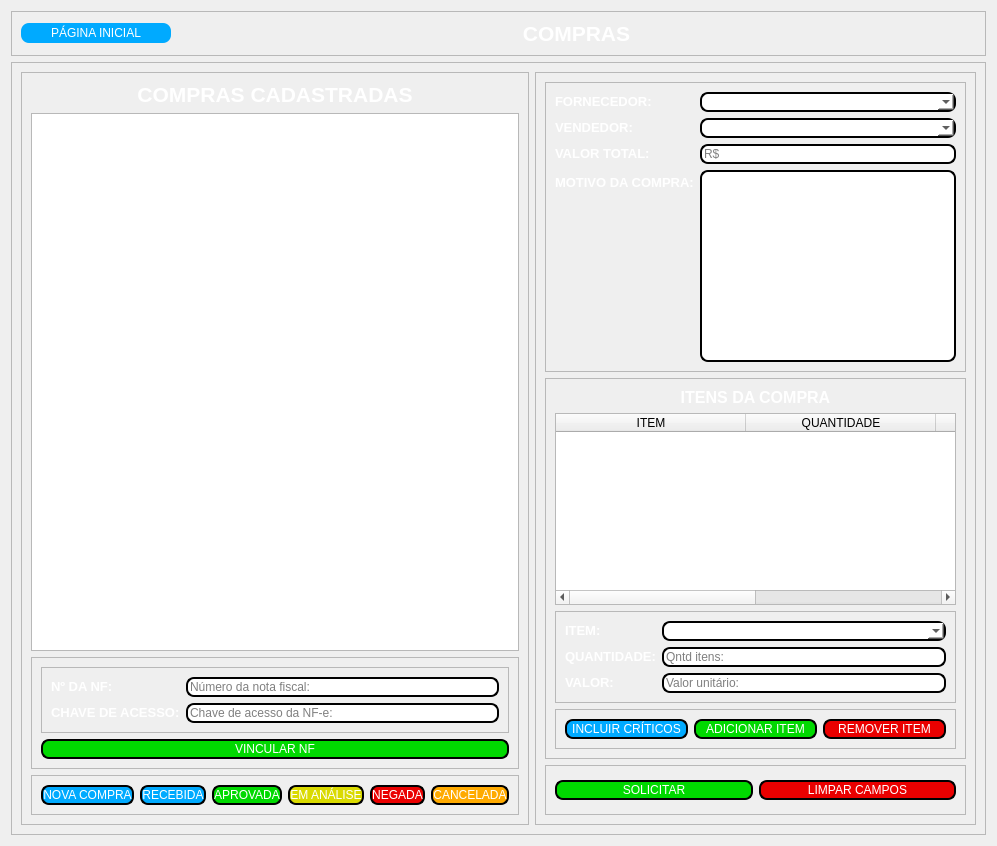
         <widget class="QWidget" name="page_10">
          <layout class="QVBoxLayout" name="verticalLayout_30">
           <item>
            <widget class="QFrame" name="frame_compras_titulo">
             <property name="frameShape">
              <enum>QFrame::StyledPanel</enum>
             </property>
             <property name="frameShadow">
              <enum>QFrame::Raised</enum>
             </property>
             <layout class="QHBoxLayout" name="horizontalLayout_35">
              <item>
               <widget class="QPushButton" name="btn_compras_pg_inicial">
                <property name="minimumSize">
                 <size>
                  <width>100</width>
                  <height>20</height>
                 </size>
                </property>
                <property name="maximumSize">
                 <size>
                  <width>150</width>
                  <height>16777215</height>
                 </size>
                </property>
                <property name="styleSheet">
                 <string notr="true">background-color: rgb(0, 170, 255);
color: rgb(255, 255, 255);
border-radius: 8px;
border: 0px;</string>
                </property>
                <property name="text">
                 <string>PÁGINA INICIAL</string>
                </property>
               </widget>
              </item>
              <item>
               <widget class="QLabel" name="lbl_compras_titulo">
                <property name="text">
                 <string>&lt;html&gt;&lt;head/&gt;&lt;body&gt;&lt;p align=&quot;center&quot;&gt;&lt;span style=&quot; font-size:16pt; font-weight:600; color:#ffffff;&quot;&gt;COMPRAS&lt;/span&gt;&lt;/p&gt;&lt;/body&gt;&lt;/html&gt;</string>
                </property>
               </widget>
              </item>
             </layout>
            </widget>
           </item>
           <item>
            <widget class="QFrame" name="frame_compras_info">
             <property name="minimumSize">
              <size>
               <width>0</width>
               <height>600</height>
              </size>
             </property>
             <property name="frameShape">
              <enum>QFrame::StyledPanel</enum>
             </property>
             <property name="frameShadow">
              <enum>QFrame::Raised</enum>
             </property>
             <layout class="QHBoxLayout" name="horizontalLayout_34">
              <item>
               <widget class="QFrame" name="frame_compras_cadastradas">
                <property name="frameShape">
                 <enum>QFrame::StyledPanel</enum>
                </property>
                <property name="frameShadow">
                 <enum>QFrame::Raised</enum>
                </property>
                <layout class="QVBoxLayout" name="verticalLayout_24">
                 <item>
                  <widget class="QLabel" name="lbl_compras_cadastradas_titulo">
                   <property name="text">
                    <string>&lt;html&gt;&lt;head/&gt;&lt;body&gt;&lt;p align=&quot;center&quot;&gt;&lt;span style=&quot; font-size:16pt; font-weight:600; color:#ffffff;&quot;&gt;COMPRAS CADASTRADAS&lt;/span&gt;&lt;/p&gt;&lt;/body&gt;&lt;/html&gt;</string>
                   </property>
                  </widget>
                 </item>
                 <item>
                  <widget class="QTreeWidget" name="tree_compras_cadastradas">
                   <property name="font">
                    <font>
                     <pointsize>16</pointsize>
                    </font>
                   </property>
                   <property name="styleSheet">
                    <string notr="true">QTreeWidget::item {
	color: white;
}</string>
                   </property>
                   <property name="headerHidden">
                    <bool>true</bool>
                   </property>
                   <column>
                    <property name="text">
                     <string notr="true">1</string>
                    </property>
                   </column>
                  </widget>
                 </item>
                 <item>
                  <widget class="QFrame" name="frame_compras_vinc_nf">
                   <property name="minimumSize">
                    <size>
                     <width>0</width>
                     <height>80</height>
                    </size>
                   </property>
                   <property name="frameShape">
                    <enum>QFrame::StyledPanel</enum>
                   </property>
                   <property name="frameShadow">
                    <enum>QFrame::Raised</enum>
                   </property>
                   <layout class="QVBoxLayout" name="verticalLayout_29">
                    <item>
                     <widget class="QFrame" name="frame_compras_vinc_nf_info">
                      <property name="frameShape">
                       <enum>QFrame::StyledPanel</enum>
                      </property>
                      <property name="frameShadow">
                       <enum>QFrame::Raised</enum>
                      </property>
                      <layout class="QFormLayout" name="formLayout_6">
                       <item row="0" column="0">
                        <widget class="QLabel" name="lbl_compras_cadastro_nf">
                         <property name="text">
                          <string>&lt;html&gt;&lt;head/&gt;&lt;body&gt;&lt;p&gt;&lt;span style=&quot; font-size:10pt; font-weight:600; color:#ffffff;&quot;&gt;Nº DA NF:&lt;/span&gt;&lt;/p&gt;&lt;/body&gt;&lt;/html&gt;</string>
                         </property>
                        </widget>
                       </item>
                       <item row="0" column="1">
                        <widget class="QLineEdit" name="edit_compras_cadastro_nf">
                         <property name="styleSheet">
                          <string notr="true">border-radius: 8px;
border:  2px solid black;
background-color: rgb(255, 255, 255);</string>
                         </property>
                         <property name="placeholderText">
                          <string>Número da nota fiscal:</string>
                         </property>
                        </widget>
                       </item>
                       <item row="1" column="0">
                        <widget class="QLabel" name="lbl_compras_cadastro_nf_chave">
                         <property name="text">
                          <string>&lt;html&gt;&lt;head/&gt;&lt;body&gt;&lt;p&gt;&lt;span style=&quot; font-size:10pt; font-weight:600; color:#ffffff;&quot;&gt;CHAVE DE ACESSO:&lt;/span&gt;&lt;/p&gt;&lt;/body&gt;&lt;/html&gt;</string>
                         </property>
                        </widget>
                       </item>
                       <item row="1" column="1">
                        <widget class="QLineEdit" name="edit_compras_cadastro_nf_chave">
                         <property name="styleSheet">
                          <string notr="true">border-radius: 8px;
border:  2px solid black;
background-color: rgb(255, 255, 255);</string>
                         </property>
                         <property name="placeholderText">
                          <string>Chave de acesso da NF-e:</string>
                         </property>
                        </widget>
                       </item>
                      </layout>
                     </widget>
                    </item>
                    <item>
                     <widget class="QPushButton" name="btn_compras_cadastro_vinc_nf">
                      <property name="minimumSize">
                       <size>
                        <width>0</width>
                        <height>20</height>
                       </size>
                      </property>
                      <property name="styleSheet">
                       <string notr="true">color: rgb(255, 255, 255);
border-radius: 8px;
border: 2px solid black;
background-color: rgb(0, 217, 0);</string>
                      </property>
                      <property name="text">
                       <string>VINCULAR NF</string>
                      </property>
                     </widget>
                    </item>
                   </layout>
                  </widget>
                 </item>
                 <item>
                  <widget class="QFrame" name="frame_compras_cadastradas_action">
                   <property name="frameShape">
                    <enum>QFrame::StyledPanel</enum>
                   </property>
                   <property name="frameShadow">
                    <enum>QFrame::Raised</enum>
                   </property>
                   <layout class="QHBoxLayout" name="horizontalLayout_38">
                    <item>
                     <widget class="QPushButton" name="btn_compras_nova_compra">
                      <property name="minimumSize">
                       <size>
                        <width>0</width>
                        <height>20</height>
                       </size>
                      </property>
                      <property name="styleSheet">
                       <string notr="true">background-color: rgb(0, 170, 255);
color: rgb(255, 255, 255);
border-radius: 8px;
border: 2px solid black;</string>
                      </property>
                      <property name="text">
                       <string>NOVA COMPRA</string>
                      </property>
                     </widget>
                    </item>
                    <item>
                     <widget class="QPushButton" name="btn_compras_set_recebida">
                      <property name="minimumSize">
                       <size>
                        <width>0</width>
                        <height>20</height>
                       </size>
                      </property>
                      <property name="styleSheet">
                       <string notr="true">background-color: rgb(0, 170, 255);
color: rgb(255, 255, 255);
border-radius: 8px;
border: 2px solid black;</string>
                      </property>
                      <property name="text">
                       <string>RECEBIDA</string>
                      </property>
                     </widget>
                    </item>
                    <item>
                     <widget class="QPushButton" name="btn_compras_set_aprovada">
                      <property name="minimumSize">
                       <size>
                        <width>0</width>
                        <height>20</height>
                       </size>
                      </property>
                      <property name="styleSheet">
                       <string notr="true">color: rgb(255, 255, 255);
border-radius: 8px;
border: 2px solid black;
background-color: rgb(0, 217, 0);</string>
                      </property>
                      <property name="text">
                       <string>APROVADA</string>
                      </property>
                     </widget>
                    </item>
                    <item>
                     <widget class="QPushButton" name="btn_compras_set_analise">
                      <property name="minimumSize">
                       <size>
                        <width>0</width>
                        <height>20</height>
                       </size>
                      </property>
                      <property name="styleSheet">
                       <string notr="true">color: rgb(255, 255, 255);
border-radius: 8px;
border: 2px solid black;
background-color: rgb(218, 218, 0);</string>
                      </property>
                      <property name="text">
                       <string>EM ANÁLISE</string>
                      </property>
                     </widget>
                    </item>
                    <item>
                     <widget class="QPushButton" name="btn_compras_set_negada">
                      <property name="minimumSize">
                       <size>
                        <width>0</width>
                        <height>20</height>
                       </size>
                      </property>
                      <property name="styleSheet">
                       <string notr="true">color: rgb(255, 255, 255);
border-radius: 8px;
border: 2px solid black;
background-color: rgb(234, 0, 0);</string>
                      </property>
                      <property name="text">
                       <string>NEGADA</string>
                      </property>
                     </widget>
                    </item>
                    <item>
                     <widget class="QPushButton" name="btn_compras_set_cancelada">
                      <property name="minimumSize">
                       <size>
                        <width>0</width>
                        <height>20</height>
                       </size>
                      </property>
                      <property name="styleSheet">
                       <string notr="true">color: rgb(255, 255, 255);
border-radius: 8px;
border: 2px solid black;
background-color: rgb(255, 170, 0);</string>
                      </property>
                      <property name="text">
                       <string>CANCELADA</string>
                      </property>
                     </widget>
                    </item>
                   </layout>
                  </widget>
                 </item>
                </layout>
               </widget>
              </item>
              <item>
               <widget class="QFrame" name="frame_compras_cadastro">
                <property name="minimumSize">
                 <size>
                  <width>375</width>
                  <height>0</height>
                 </size>
                </property>
                <property name="frameShape">
                 <enum>QFrame::StyledPanel</enum>
                </property>
                <property name="frameShadow">
                 <enum>QFrame::Raised</enum>
                </property>
                <layout class="QVBoxLayout" name="verticalLayout_23">
                 <item>
                  <widget class="QFrame" name="frame_compras_cadastro_info">
                   <property name="frameShape">
                    <enum>QFrame::StyledPanel</enum>
                   </property>
                   <property name="frameShadow">
                    <enum>QFrame::Raised</enum>
                   </property>
                   <layout class="QFormLayout" name="formLayout_3">
                    <item row="0" column="0">
                     <widget class="QLabel" name="lbl_comrpas_cadastro_forn">
                      <property name="text">
                       <string>&lt;html&gt;&lt;head/&gt;&lt;body&gt;&lt;p&gt;&lt;span style=&quot; font-size:10pt; font-weight:600; color:#ffffff;&quot;&gt;FORNECEDOR:&lt;/span&gt;&lt;/p&gt;&lt;/body&gt;&lt;/html&gt;</string>
                      </property>
                     </widget>
                    </item>
                    <item row="0" column="1">
                     <widget class="QComboBox" name="box_compras_cadastro_forn">
                      <property name="styleSheet">
                       <string notr="true">border-radius: 8px;
border:  2px solid black;
background-color: rgb(255, 255, 255);</string>
                      </property>
                     </widget>
                    </item>
                    <item row="1" column="0">
                     <widget class="QLabel" name="lbl_compras_cadastro_vendedor">
                      <property name="text">
                       <string>&lt;html&gt;&lt;head/&gt;&lt;body&gt;&lt;p&gt;&lt;span style=&quot; font-size:10pt; font-weight:600; color:#ffffff;&quot;&gt;VENDEDOR:&lt;/span&gt;&lt;/p&gt;&lt;/body&gt;&lt;/html&gt;</string>
                      </property>
                     </widget>
                    </item>
                    <item row="1" column="1">
                     <widget class="QComboBox" name="box_compras_cadastro_vendedor">
                      <property name="styleSheet">
                       <string notr="true">border-radius: 8px;
border:  2px solid black;
background-color: rgb(255, 255, 255);</string>
                      </property>
                     </widget>
                    </item>
                    <item row="2" column="0">
                     <widget class="QLabel" name="lbl_compras_cadastro_valor_total">
                      <property name="text">
                       <string>&lt;html&gt;&lt;head/&gt;&lt;body&gt;&lt;p&gt;&lt;span style=&quot; font-size:10pt; font-weight:600; color:#ffffff;&quot;&gt;VALOR TOTAL:&lt;/span&gt;&lt;/p&gt;&lt;/body&gt;&lt;/html&gt;</string>
                      </property>
                     </widget>
                    </item>
                    <item row="2" column="1">
                     <widget class="QLineEdit" name="edit_compras_cadastro_valor_total">
                      <property name="styleSheet">
                       <string notr="true">border-radius: 8px;
border:  2px solid black;
background-color: rgb(255, 255, 255);</string>
                      </property>
                      <property name="readOnly">
                       <bool>true</bool>
                      </property>
                      <property name="placeholderText">
                       <string>R$</string>
                      </property>
                     </widget>
                    </item>
                    <item row="3" column="0">
                     <widget class="QLabel" name="lbl_compras_cadastro_motivo">
                      <property name="text">
                       <string>&lt;html&gt;&lt;head/&gt;&lt;body&gt;&lt;p&gt;&lt;span style=&quot; font-size:10pt; font-weight:600; color:#ffffff;&quot;&gt;MOTIVO DA COMPRA:&lt;/span&gt;&lt;/p&gt;&lt;/body&gt;&lt;/html&gt;</string>
                      </property>
                     </widget>
                    </item>
                    <item row="3" column="1">
                     <widget class="QTextBrowser" name="txt_compras_cadastro_motivo">
                      <property name="styleSheet">
                       <string notr="true">border-radius: 8px;
border:  2px solid black;
background-color: rgb(255, 255, 255);</string>
                      </property>
                      <property name="readOnly">
                       <bool>false</bool>
                      </property>
                     </widget>
                    </item>
                   </layout>
                  </widget>
                 </item>
                 <item>
                  <widget class="QFrame" name="frame_compras_itens">
                   <property name="frameShape">
                    <enum>QFrame::StyledPanel</enum>
                   </property>
                   <property name="frameShadow">
                    <enum>QFrame::Raised</enum>
                   </property>
                   <layout class="QVBoxLayout" name="verticalLayout_25">
                    <item>
                     <widget class="QLabel" name="lbl_comrpas_itens_titulo">
                      <property name="text">
                       <string>&lt;html&gt;&lt;head/&gt;&lt;body&gt;&lt;p align=&quot;center&quot;&gt;&lt;span style=&quot; font-size:12pt; font-weight:600; color:#ffffff;&quot;&gt;ITENS DA COMPRA&lt;/span&gt;&lt;/p&gt;&lt;/body&gt;&lt;/html&gt;</string>
                      </property>
                     </widget>
                    </item>
                    <item>
                     <widget class="QTableWidget" name="table_compras_itens">
                      <property name="styleSheet">
                       <string notr="true">QTableWidget::item {
	color: white;
}</string>
                      </property>
                      <attribute name="horizontalHeaderDefaultSectionSize">
                       <number>190</number>
                      </attribute>
                      <attribute name="horizontalHeaderStretchLastSection">
                       <bool>true</bool>
                      </attribute>
                      <column>
                       <property name="text">
                        <string>ITEM</string>
                       </property>
                      </column>
                      <column>
                       <property name="text">
                        <string>QUANTIDADE</string>
                       </property>
                      </column>
                      <column>
                       <property name="text">
                        <string>VALOR UNITÁRIO</string>
                       </property>
                      </column>
                      <column>
                       <property name="text">
                        <string>VALOR TOTAL</string>
                       </property>
                      </column>
                     </widget>
                    </item>
                    <item>
                     <widget class="QFrame" name="frame_compras_itens_info">
                      <property name="frameShape">
                       <enum>QFrame::StyledPanel</enum>
                      </property>
                      <property name="frameShadow">
                       <enum>QFrame::Raised</enum>
                      </property>
                      <layout class="QFormLayout" name="formLayout_4">
                       <item row="0" column="0">
                        <widget class="QLabel" name="lbl_compras_itens_item">
                         <property name="text">
                          <string>&lt;html&gt;&lt;head/&gt;&lt;body&gt;&lt;p&gt;&lt;span style=&quot; font-size:10pt; font-weight:600; color:#ffffff;&quot;&gt;ITEM:&lt;/span&gt;&lt;/p&gt;&lt;/body&gt;&lt;/html&gt;</string>
                         </property>
                        </widget>
                       </item>
                       <item row="0" column="1">
                        <widget class="QComboBox" name="box_compras_itens_item">
                         <property name="styleSheet">
                          <string notr="true">border-radius: 8px;
border:  2px solid black;
background-color: rgb(255, 255, 255);</string>
                         </property>
                        </widget>
                       </item>
                       <item row="2" column="1">
                        <widget class="QLineEdit" name="edit_compras_itens_valor">
                         <property name="styleSheet">
                          <string notr="true">border-radius: 8px;
border:  2px solid black;
background-color: rgb(255, 255, 255);</string>
                         </property>
                         <property name="placeholderText">
                          <string>Valor unitário:</string>
                         </property>
                        </widget>
                       </item>
                       <item row="2" column="0">
                        <widget class="QLabel" name="lbl_compras_itens_valor">
                         <property name="text">
                          <string>&lt;html&gt;&lt;head/&gt;&lt;body&gt;&lt;p&gt;&lt;span style=&quot; font-size:10pt; font-weight:600; color:#ffffff;&quot;&gt;VALOR:&lt;/span&gt;&lt;/p&gt;&lt;/body&gt;&lt;/html&gt;</string>
                         </property>
                        </widget>
                       </item>
                       <item row="1" column="0">
                        <widget class="QLabel" name="lbl_compras_itens_qntd">
                         <property name="text">
                          <string>&lt;html&gt;&lt;head/&gt;&lt;body&gt;&lt;p&gt;&lt;span style=&quot; font-size:10pt; font-weight:600; color:#ffffff;&quot;&gt;QUANTIDADE:&lt;/span&gt;&lt;/p&gt;&lt;/body&gt;&lt;/html&gt;</string>
                         </property>
                        </widget>
                       </item>
                       <item row="1" column="1">
                        <widget class="QLineEdit" name="edit_compras_itens_qntd">
                         <property name="styleSheet">
                          <string notr="true">border-radius: 8px;
border:  2px solid black;
background-color: rgb(255, 255, 255);</string>
                         </property>
                         <property name="placeholderText">
                          <string>Qntd itens:</string>
                         </property>
                        </widget>
                       </item>
                      </layout>
                     </widget>
                    </item>
                    <item>
                     <widget class="QFrame" name="frame_compras_itens_action">
                      <property name="frameShape">
                       <enum>QFrame::StyledPanel</enum>
                      </property>
                      <property name="frameShadow">
                       <enum>QFrame::Raised</enum>
                      </property>
                      <layout class="QHBoxLayout" name="horizontalLayout_37">
                       <item>
                        <widget class="QPushButton" name="btn_compras_itens_incluir_criticos">
                         <property name="minimumSize">
                          <size>
                           <width>0</width>
                           <height>20</height>
                          </size>
                         </property>
                         <property name="styleSheet">
                          <string notr="true">background-color: rgb(0, 170, 255);
color: rgb(255, 255, 255);
border-radius: 8px;
border: 2px solid black;</string>
                         </property>
                         <property name="text">
                          <string>INCLUIR CRÍTICOS</string>
                         </property>
                        </widget>
                       </item>
                       <item>
                        <widget class="QPushButton" name="btn_compras_itens_add">
                         <property name="minimumSize">
                          <size>
                           <width>0</width>
                           <height>20</height>
                          </size>
                         </property>
                         <property name="styleSheet">
                          <string notr="true">color: rgb(255, 255, 255);
border-radius: 8px;
border: 2px solid black;
background-color: rgb(0, 217, 0);</string>
                         </property>
                         <property name="text">
                          <string>ADICIONAR ITEM</string>
                         </property>
                        </widget>
                       </item>
                       <item>
                        <widget class="QPushButton" name="btn_compras_itens_remover">
                         <property name="minimumSize">
                          <size>
                           <width>0</width>
                           <height>20</height>
                          </size>
                         </property>
                         <property name="styleSheet">
                          <string notr="true">color: rgb(255, 255, 255);
border-radius: 8px;
border: 2px solid black;
background-color: rgb(234, 0, 0);</string>
                         </property>
                         <property name="text">
                          <string>REMOVER ITEM</string>
                         </property>
                        </widget>
                       </item>
                      </layout>
                     </widget>
                    </item>
                   </layout>
                  </widget>
                 </item>
                 <item>
                  <widget class="QFrame" name="frame_compras_cadastro_action">
                   <property name="minimumSize">
                    <size>
                     <width>0</width>
                     <height>50</height>
                    </size>
                   </property>
                   <property name="frameShape">
                    <enum>QFrame::StyledPanel</enum>
                   </property>
                   <property name="frameShadow">
                    <enum>QFrame::Raised</enum>
                   </property>
                   <layout class="QHBoxLayout" name="horizontalLayout_36">
                    <item>
                     <widget class="QPushButton" name="btn_compras_cadastro_solicitar">
                      <property name="minimumSize">
                       <size>
                        <width>0</width>
                        <height>20</height>
                       </size>
                      </property>
                      <property name="styleSheet">
                       <string notr="true">color: rgb(255, 255, 255);
border-radius: 8px;
border: 2px solid black;
background-color: rgb(0, 217, 0);</string>
                      </property>
                      <property name="text">
                       <string>SOLICITAR</string>
                      </property>
                     </widget>
                    </item>
                    <item>
                     <widget class="QPushButton" name="btn_compras_cadastro_limpar">
                      <property name="minimumSize">
                       <size>
                        <width>0</width>
                        <height>20</height>
                       </size>
                      </property>
                      <property name="styleSheet">
                       <string notr="true">color: rgb(255, 255, 255);
border-radius: 8px;
border: 2px solid black;
background-color: rgb(234, 0, 0);</string>
                      </property>
                      <property name="text">
                       <string>LIMPAR CAMPOS</string>
                      </property>
                     </widget>
                    </item>
                   </layout>
                  </widget>
                 </item>
                </layout>
               </widget>
              </item>
             </layout>
            </widget>
           </item>
          </layout>
         </widget>
